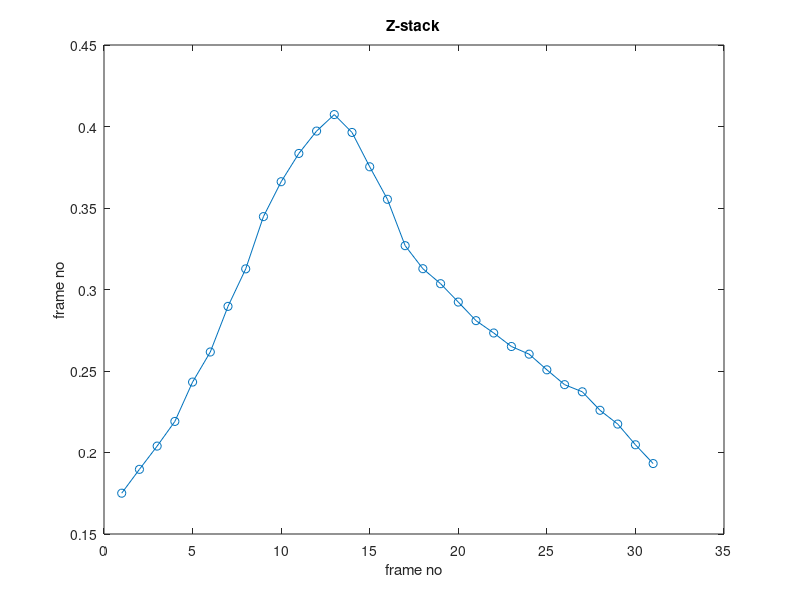

MATLAB code to generate this figure:
close all;
t=[0.175038307
0.189669629
0.203933876
0.219067933
0.243213799
0.261662855
0.289648891
0.312658364
0.344710556
0.366122476
0.383477439
0.39719328
0.407312601
0.396357051
0.375279092
0.355340312
0.326886516
0.312760739
0.303565798
0.2922876
0.280896219
0.273315298
0.265027365
0.260329793
0.250726961
0.241628814
0.237247506
0.225899454
0.217441091
0.204737333
0.193217522
];
plot(t,'o-');
title('Z-stack')
xlabel('frame no')
ylabel('rel. standard deviation');
ylabel('frame no')
